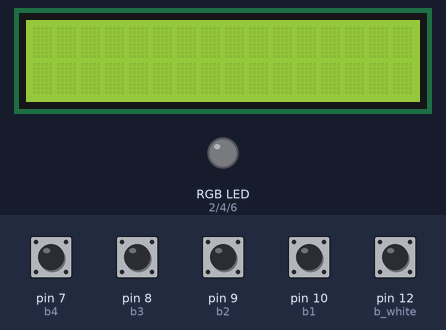
A sketch run on a simulated Arduino Uno, built with avr-gcc and run on an emulated ATmega328P. On the bench: 16×2 character LCD, an RGB LED mixed from three pins (HIGH = lit). Inputs (shaded band) come from the test bench; at power-on: pin 7 (b4), pin 8 (b3), pin 9 (b2), pin 10 (b1), pin 12 (b_white) HIGH.

Above: at 1.2 s.
1.3 s: pin 8 (b3) pulled LOW for 0.15 s
At 1.9 s:
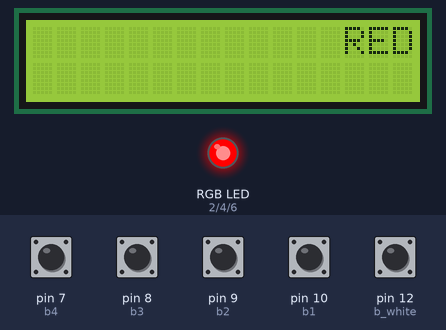
2.9 s: pin 9 (b2) pulled LOW for 0.15 s
At 3.2 s:
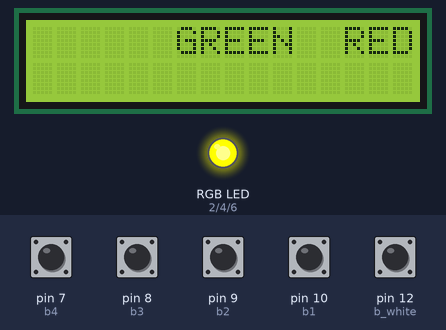
4.5 s: pin 10 (b1) pulled LOW for 0.15 s
At 5.6 s:
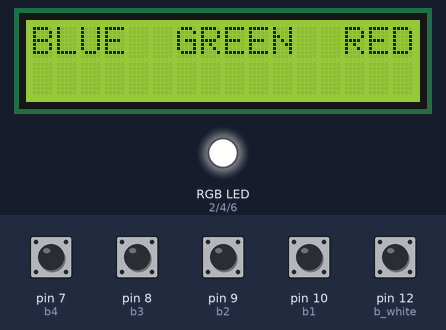
6.1 s: pin 12 (b_white) pulled LOW for 0.15 s
At 7.3 s:
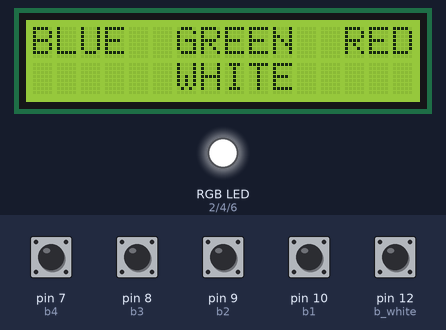
7.7 s: pin 7 (b4) pulled LOW for 0.15 s
At 8.1 s:
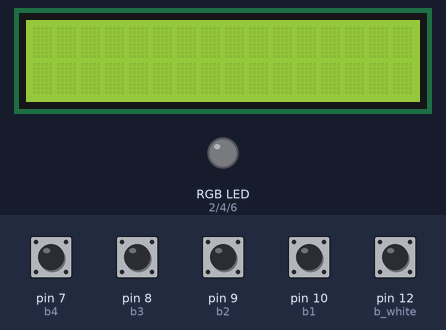
9.3 s: pin 9 (b2) pulled LOW for 1 s
At 10.5 s:
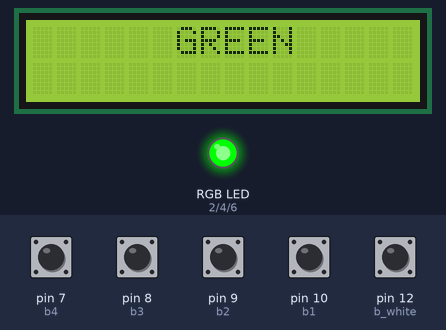
Timing chart, 0 to 12.3 s (numbered marks = the images above; inputs shaded):
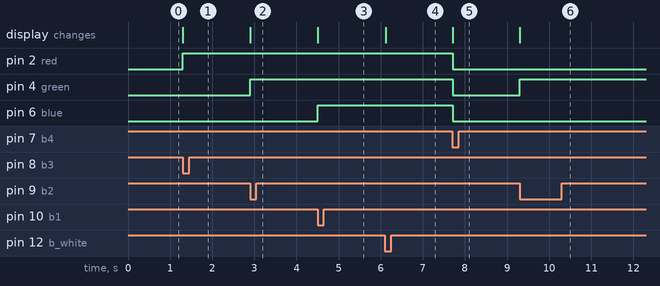

Measured:
- after the input at 1.3 s, pin 2 (red): LOW → HIGH at once; the display: changes at once (image 1)
- after the input at 2.9 s, pin 4 (green): LOW → HIGH at once; the display: changes at once (image 2)
- after the input at 4.5 s, pin 6 (blue): LOW → HIGH at once; the display: changes at once (image 3)
- after the input at 6.1 s, the display: changes at once (image 4)
- after the input at 7.7 s, pin 2 (red), pin 4 (green), pin 6 (blue): HIGH → LOW at once; the display: changes at once (image 5)
- after the input at 9.3 s, pin 4 (green): LOW → HIGH at once; the display: changes at once (image 6)

The sketch:

ManLCD_Nut-bam_denRGB.ino
```cpp
#include <Wire.h>
#include <LiquidCrystal_I2C.h>

LiquidCrystal_I2C lcd(0x27, 16, 2);

const int b1 = 10;
const int b2 = 9;
const int b3 = 8;
const int b4 = 7;
const int b_white = 12;
const int blue = 6;
const int green = 4;
const int red = 2;

void setup() {
  lcd.init();
  lcd.backlight();
  pinMode(b1, INPUT_PULLUP);
  pinMode(b2, INPUT_PULLUP);
  pinMode(b3, INPUT_PULLUP);
  pinMode(b4, INPUT_PULLUP);
  pinMode(b_white, INPUT_PULLUP);
  pinMode(blue, OUTPUT);
  pinMode(green, OUTPUT);
  pinMode(red, OUTPUT);
  lcd.clear();
  lcd.setCursor(0,0);
}

void loop() {
  if (digitalRead(b1) == LOW) {
    lcd.setCursor(0,0);
    lcd.print("BLUE");
    digitalWrite(blue, HIGH);
  }
  else if (digitalRead(b2) == LOW) {
    lcd.setCursor(6,0);
    lcd.print("GREEN");
    digitalWrite(green, HIGH);
  }
  else if (digitalRead(b3) == LOW) {
    lcd.setCursor(13,0);
    lcd.print("RED");
    digitalWrite(red, HIGH);
  }
  else if (digitalRead(b4) == LOW) {
    lcd.clear();
    lcd.home();
    digitalWrite(blue, LOW);
    digitalWrite(green, LOW);
    digitalWrite(red, LOW);
  }
  else if (digitalRead(b_white) == LOW) {
    lcd.setCursor(0,0);
    lcd.print("BLUE  GREEN  RED");
    lcd.setCursor(6,1);
    lcd.print("WHITE");
    digitalWrite(blue, HIGH);
    digitalWrite(green, HIGH);
    digitalWrite(red, HIGH);
  }
}
```
